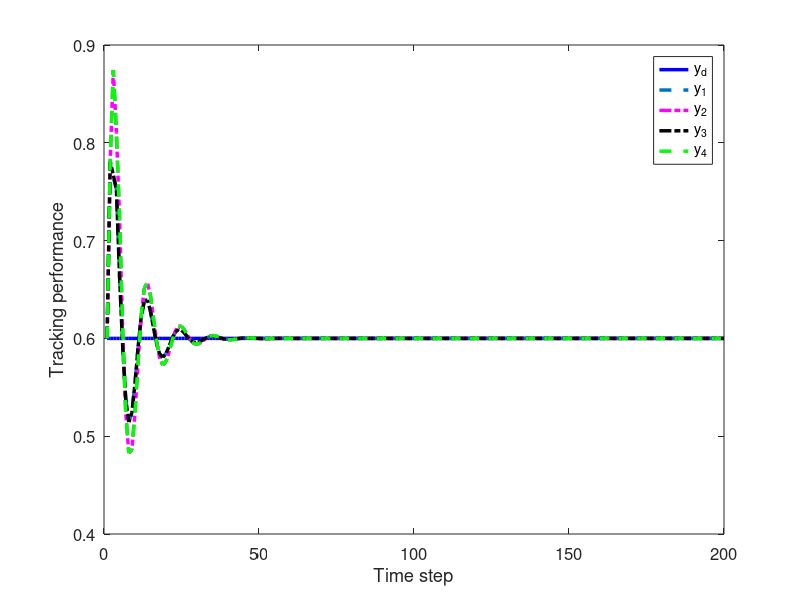
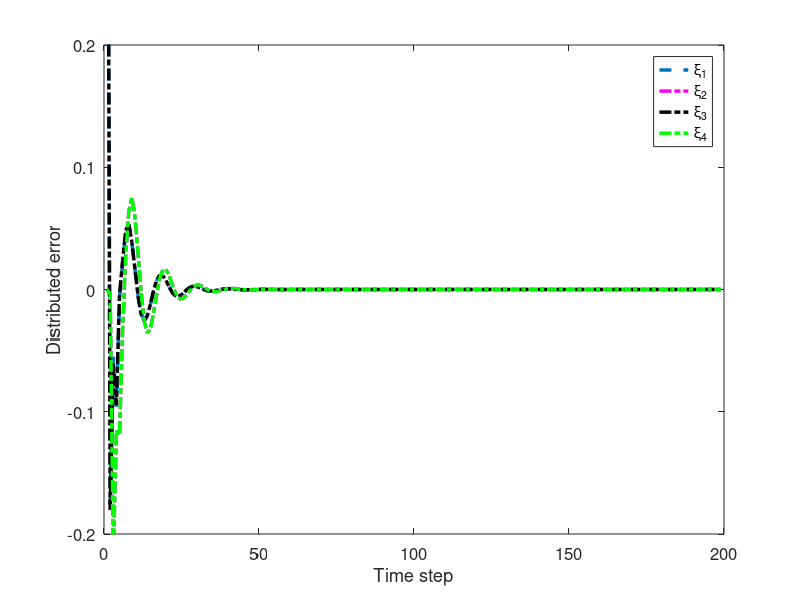

The MATLAB script that drew these images, in order:
clc; clear;

% Parameters
rho =7.5;            % Increase gain for better control response
eta = 1;          % Increase to make the adaptive update faster
lamda = 350;         % Model-free parameter
mu = 0.005;           % Adaptive parameter
epsilon = 1e-5;      % Small threshold for stability
alpha = 15;           % Smoothing factor for error dynamics
T = 0.1;             % Sampling time
gamma1 = 0.45;        % Adjust control gains for faster tracking
gamma2 = 0.15;        % Adjust control gains
gamma3 = 0.45;        % Adjust control gains
gamma4 = 0.15;        % Adjust control gains
beta = 10;        % Sliding mode coefficient
sigma = 95;         % Sliding mode parameter
tau = 1e-5;       % Small damping term

rT = 1024;           % Sample rate
L = 200;             % Time steps
m = 200;             % Data size
n = 600;             % Data size

% Initialization
phi1 = zeros(m+1,1); 
phi2 = zeros(m+1,1); 
phi3 = zeros(m+1,1); 
phi4 = zeros(m+1,1);
mfa1 = zeros(m+1,1); 
mfa2 = zeros(m+1,1); 
mfa3 = zeros(m+1,1); 
mfa4 = zeros(m+1,1);
sm1 = zeros(m,1);  
sm2 = zeros(m,1);  
sm3 = zeros(m,1);  
sm4 = zeros(m,1);
y1 = zeros(m+1,1); 
y2 = zeros(m+1,1); 
y3 = zeros(m+1,1); 
y4 = zeros(m+1,1);
u1 = zeros(m,1);   
u2 = zeros(m,1);   
u3 = zeros(m,1);   
u4 = zeros(m,1);
xi1 = zeros(m,1);  
xi2 = zeros(m,1);  
xi3 = zeros(m,1);  
xi4 = zeros(m,1);
s1 = zeros(m,1);   
s2 = zeros(m,1);   
s3 = zeros(m,1);   
s4 = zeros(m,1);
yd = zeros(m+1,1);

% Desired signal (Reference trajectory)
for k = 1:1:m+1
    yd(k) = 0.6; % Time-invariant constant reference signal
end


for k = 1:m
    % Adaptive Gain update
    if k == 1
        phi1(k) = 4.0; 
        phi2(k) = 4.0; 
        phi3(k) = 4.0; 
        phi4(k) = 4.0;
    elseif k == 2
        phi1(k) = phi1(k-1) + (eta * u1(k-1) / (mu + u1(k-1)^2)) * (y1(k) - phi1(k-1)*u1(k-1));
        phi2(k) = phi2(k-1) + (eta * u2(k-1) / (mu + u2(k-1)^2)) * (y2(k) - phi2(k-1)*u2(k-1));
        phi3(k) = phi3(k-1) + (eta * u3(k-1) / (mu + u3(k-1)^2)) * (y3(k) - phi3(k-1)*u3(k-1));
        phi4(k) = phi4(k-1) + (eta * u4(k-1) / (mu + u4(k-1)^2)) * (y4(k) - phi4(k-1)*u4(k-1));
    else
        phi1(k) = phi1(k-1) + (eta * (u1(k-1) - u1(k-2)) / (mu + (u1(k-1) - u1(k-2))^2)) * (y1(k) - y1(k-1) - phi1(k-1) * (u1(k-1) - u1(k-2)));
        phi2(k) = phi2(k-1) + (eta * (u2(k-1) - u2(k-2)) / (mu + (u2(k-1) - u2(k-2))^2)) * (y2(k) - y2(k-1) - phi2(k-1) * (u2(k-1) - u2(k-2)));
        phi3(k) = phi3(k-1) + (eta * (u3(k-1) - u3(k-2)) / (mu + (u3(k-1) - u3(k-2))^2)) * (y3(k) - y3(k-1) - phi3(k-1) * (u3(k-1) - u3(k-2)));
        phi4(k) = phi4(k-1) + (eta * (u4(k-1) - u4(k-2)) / (mu + (u4(k-1) - u4(k-2))^2)) * (y4(k) - y4(k-1) - phi4(k-1) * (u4(k-1) - u4(k-2)));
    end

    % Stability protection
    if k > 2 && (abs(phi1(k)) <= epsilon || abs(u1(k - 1) - u1(k - 2)) <= epsilon || sign(phi1(k)) ~= sign(phi1(1)))
        phi1(k) = phi1(1);
    end
    
    if k > 2 && (abs(phi2(k)) <= epsilon || abs(u2(k - 1) - u2(k - 2)) <= epsilon || sign(phi2(k)) ~= sign(phi2(1)))
        phi2(k) = phi2(1);
    end
    
    if k > 2 && (abs(phi3(k)) <= epsilon || abs(u3(k - 1) - u3(k - 2)) <= epsilon || sign(phi3(k)) ~= sign(phi3(1)))
        phi3(k) = phi3(1);
    end
    
    if k > 2 && (abs(phi4(k)) <= epsilon || abs(u4(k - 1) - u4(k - 2)) <= epsilon || sign(phi4(k)) ~= sign(phi4(1)))
        phi4(k) = phi4(1);
    end
    

    % Error dynamics
    xi1(k) = yd(k) - 2*y1(k) + y4(k);
    xi2(k) = y1(k) - 2*y2(k) + y3(k);
    xi3(k) = y2(k) + yd(k) - 2*y3(k);
    xi4(k) = y1(k) + y3(k) - 2*y4(k);

    
    % Fix: Handle k=1 case for sliding surfaces
    if k == 1
        s1(k) = 0;
        s2(k) = 0;
        s3(k) = 0;
        s4(k) = 0;
    else
        s1(k) = alpha * xi1(k) - xi1(k-1);
        s2(k) = alpha * xi2(k) - xi2(k-1);
        s3(k) = alpha * xi3(k) - xi3(k-1);
        s4(k) = alpha * xi4(k) - xi4(k-1);
    end
    

    % MFAC updates
    if k == 1
        mfa1(k) = 0;
        mfa2(k) = 0;
        mfa3(k) = 0;
        mfa4(k) = 0;
    else
        mfa1(k) = mfa1(k-1) + (rho * phi1(k)) / (lamda + abs(phi1(k)^2)) * xi1(k);
        mfa2(k) = mfa2(k-1) + (rho * phi2(k)) / (lamda + abs(phi2(k)^2)) * xi2(k);
        mfa3(k) = mfa3(k-1) + (rho * phi3(k)) / (lamda + abs(phi3(k)^2)) * xi3(k);
        mfa4(k) = mfa4(k-1) + (rho * phi4(k)) / (lamda + abs(phi4(k)^2)) * xi4(k);
    end

    % SMC updates
    if k == 1 
        sm1(k) = 0;
        sm2(k) = 0;
        sm3(k) = 0;
        sm4(k) = 0;
    else
        sm1(k) = sm1(k-1) + (beta * phi1(k)) / (sigma + (phi1(k))^2) * ...
            ( (xi1(k) + (y4(k) - y4(k-1)) + (yd(k+1) - yd(k))) / (1 + 1) ...
            - (xi1(k)) / (alpha * (2)) + tau * sign(s1(k)) );

        sm2(k) = sm2(k-1) + (beta * phi2(k)) / (sigma + (phi2(k))^2) * ...
            ( (xi2(k) + (y1(k) - y1(k-1)) + (y3(k) - y3(k-1))) / (1 + 1) ...
            - (xi2(k)) / (alpha * 2) + tau * sign(s2(k)) );

        sm3(k) = sm3(k-1) + (beta * phi3(k)) / (sigma + (phi3(k))^2) * ...
            ( (xi3(k) + (y2(k) - y2(k-1)) + (yd(k+1) - yd(k))) / (1 + 1) ...
            - (xi3(k)) / (alpha * (2)) + tau * sign(s3(k)) );

        sm4(k) = sm4(k-1) + (beta * phi4(k)) / (sigma + (phi4(k))^2) * ...
            ( (xi4(k) + (y1(k) - y1(k-1)) + (y3(k) - y3(k-1))) / (1 + 1) ...
            - (xi4(k)) / (alpha * (2)) + tau * sign(s4(k)) );
    end

    % Control signal
    if k == 1
        u1(k) = 0.01;
        u2(k) = 0.01;
        u3(k) = 0.01;
        u4(k) = 0.01;
    else
        u1(k) = mfa1(k) + gamma1 * sm1(k);
        u2(k) = mfa2(k) + gamma2 * sm2(k);
        u3(k) = mfa3(k) + gamma3 * sm3(k);
        u4(k) = mfa4(k) + gamma4 * sm4(k);
    end
    if k == 1%0
        y1(k)=0.6;
        y2(k)=0.6;
        y3(k)=0.6;
        y4(k)=0.6;

    end


    

    % Plant model update with nonlinear term and feedforward
    a = 0.5;
    b1 = 1.2 * n / (rT * 0.2);
    b2 = 1.2 * n / (rT * 0.2);
    b3 = 1.2 * n / (rT * 0.2);
    b4 = 1.2 * n / (rT * 0.2);
    
    nonlinearity1 = 0.03; % Coefficient for cubic nonlinearity
    nonlinearity2 = 0.01; % Coefficient for cubic nonlinearity
    nonlinearity3 = 0.02; % Coefficient for cubic nonlinearity
    nonlinearity4 = 0.01; % Coefficient for cubic nonlinearity
    ff_gain = 0.45; % Feedforward gain
    
  

    % Add cubic nonlinearity and feedforward term
    y1(k+1) = a * y1(k) + b1 * u1(k)- nonlinearity1 * y1(k)^3 + ff_gain ;
    y2(k+1) = a * y2(k) + b2 * u2(k) - nonlinearity2 * y2(k)^2+ ff_gain ;
    y3(k+1) = a * y3(k) + b3 * u3(k)- nonlinearity3 * y3(k)^3+ ff_gain;
    y4(k+1) = a * y4(k) + b4 * u4(k)- nonlinearity4 * y4(k)^2 + ff_gain ;

    % % Add cubic nonlinearity and feedforward term
    % y1(k+1) = y1(k) * u1(k) / 1 + y1(k)^2 + u1(k);
    % y2(k+1) = y2(k) * u2(k) / 1 + y2(k)^3 + u2(k) + 0.5 * u2(k);
    % y3(k+1) = y3(k) * u3(k) / 1 + y3(k)^2 + u3(k) + 0.9 * u3(k);
    % y4(k+1) = y4(k) * u4(k) / 1 + y4(k)^3 + u4(k) + 0.8 * u4(k); 
end

% Plotting
figure('Position', [100, 100, 10*100, 5.5*100]); % [left, bottom, width, height] in pixels
plot(yd(1:end-1), '-b', 'DisplayName', 'y_d', 'LineWidth', 2.5); hold on;
plot(y1(1:end-1), '--', 'DisplayName', 'y_1', 'LineWidth', 2.5);
plot(y2(1:end-1), '-.m', 'DisplayName', 'y_2', 'LineWidth', 2.5);
plot(y3(1:end-1), '-.k', 'DisplayName', 'y_3', 'LineWidth', 2.5);
plot(y4(1:end-1), '--g', 'DisplayName', 'y_4', 'LineWidth', 2.5);
xlabel('Time step', 'FontSize', 14);
ylabel('Tracking performance', 'FontSize', 14);
legend('FontSize', 14);
xlim([0 L]);
grid off;
set(gca, 'FontSize', 12);
% title('Tracking Performance', 'FontSize', 15, 'FontWeight', 'bold');

% Create a figure and set its size (width: 10 inches, height: 2.5 inches)
figure('Position', [100, 100, 10*100, 2.5*100]); % [left, bottom, width, height] in pixels
plot(xi1(1:end-1), '--', 'DisplayName', '\xi_1', 'LineWidth', 2.5);hold on;
plot(xi2(1:end-1), '-.m', 'DisplayName', '\xi_2', 'LineWidth', 2.5);
plot(xi3(1:end-1), '-.k', 'DisplayName', '\xi_3', 'LineWidth', 2.5);
plot(xi4(1:end-1), '-.g', 'DisplayName', '\xi_4', 'LineWidth', 2.5);
xlabel('Time step', 'FontSize', 14);
ylabel('Distributed error', 'FontSize', 14);
legend('FontSize', 14);
xlim([0 L]);
ylim([-0.2 0.2]);
grid off;
set(gca, 'FontSize', 12);
% title('Distributed Errors', 'FontSize', 15, 'FontWeight', 'bold');


